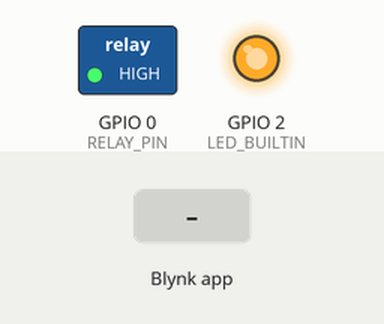
Simulated run of this sketch. Board: ESP8266 (NodeMCU). Parts: switched loads named in the sketch (green lamp = pin HIGH), output pins drawn as LEDs (lit = HIGH, except the on-board LED, lit = LOW). The inputs (shaded band) are chosen by the test bench. WiFi joins after 1.5 s; servers stay silent unless stated.

Above: at 3.0 s.
3.1 s: Blynk app writes 1 to V0
At 4.3 s:
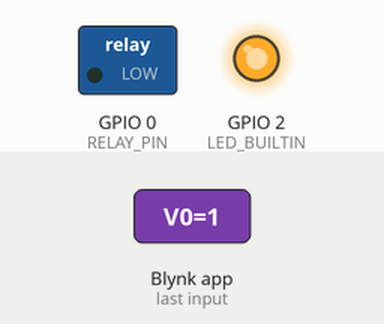
4.6 s: Blynk app writes 0 to V0
At 5.5 s:
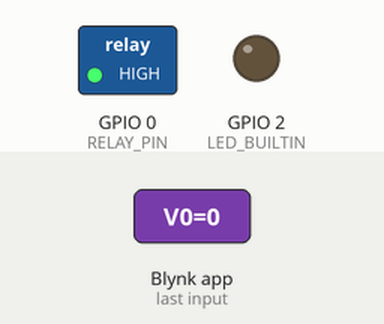
Timing chart, 0 to 7.6 s (numbered marks = the images above; inputs shaded):
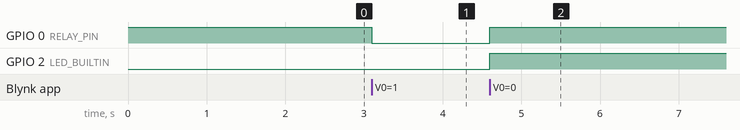

The sketch:

ESP01-REY.ino
```cpp
#define BLYNK_PRINT Serial

#include <ESP8266WiFi.h>
#include <BlynkSimpleEsp8266.h>


#define  RELAY_PIN  0     // gpio0
#define  RELAY_ON   LOW
#define  RELAY_OFF  HIGH

#define  LED_ON     LOW
#define  LED_OFF    HIGH

#define BLYNK_RED       "#D3435C"
#define BLYNK_GREEN     "#23C48E"
#define BLYNK_DARK_BLUE "#5F7CD8"
#define BLYNK_BLUE      "#04C0F8"
#define BLYNK_WHITE     "#FFFFFF"
#define BLYNK_YELLOW    "#ED9D00"

char* ssid = "COREANPLACE2";
char* pass = "COREAN000";
char* auth = "5X0JyZmYYAZH1MyseXJQtdGAc2wc6Iak";

WidgetLED  led(V1);

// BLYNK Subroutine
BLYNK_CONNECTED() {
    // Request Blynk server to re-send latest values for all pins
    Blynk.syncAll();
}

BLYNK_WRITE(V0) // Button
{
  int pinValue = param.asInt();

  if( pinValue == 1 ) {
     led.on();
     digitalWrite(LED_BUILTIN, LED_ON);
     digitalWrite(RELAY_PIN, RELAY_ON);
  } else {
     led.off();
     digitalWrite(LED_BUILTIN, LED_OFF);
     digitalWrite(RELAY_PIN, RELAY_OFF);
  }
}

void setup()
{
  pinMode(LED_BUILTIN, OUTPUT);
  pinMode(RELAY_PIN, OUTPUT);
  digitalWrite(RELAY_PIN, RELAY_OFF);

  // Debug console
  Serial.begin(9600);

  Blynk.begin(auth, ssid, pass);

  led.setColor(BLYNK_BLUE);
}

void loop()
{
  Blynk.run();
}
```

Measured:
- after the input at 3.1 s, GPIO 0 (RELAY_PIN): HIGH → LOW at once
- after the input at 4.6 s, GPIO 0 (RELAY_PIN), GPIO 2 (LED_BUILTIN): LOW → HIGH at once
